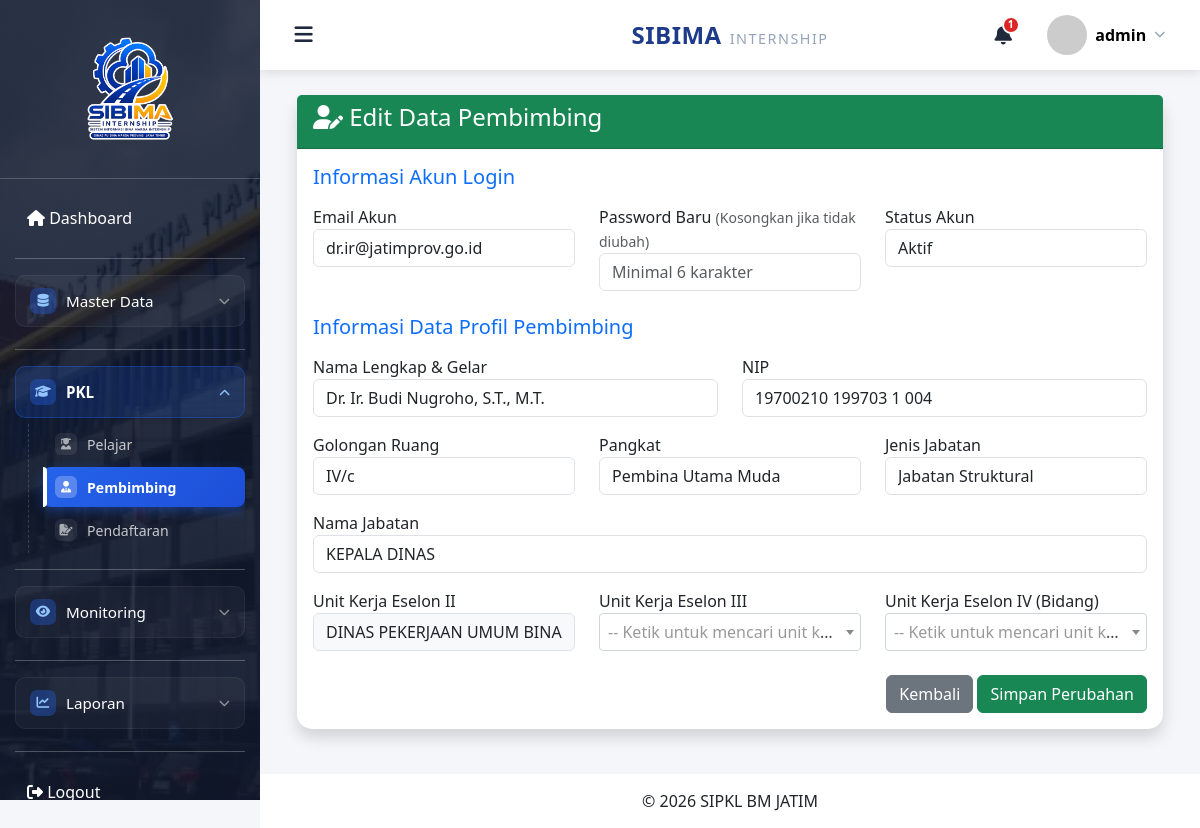
Screenshot of /admin/pembimbing/edit.php?id=2520 (signed in) with the database file from the repository.
### tables this page shows
CREATE TABLE `pembimbing` (
  `id` bigint(20) NOT NULL,
  `user_id` bigint(20) DEFAULT NULL,
  `nip` varchar(30) DEFAULT NULL,
  `nama` varchar(100) DEFAULT NULL,
  `email` varchar(150) DEFAULT NULL,
  `created_at` timestamp NULL DEFAULT NULL,
  `updated_at` timestamp NULL DEFAULT NULL,
  `unit_kerja_id` int(11) DEFAULT NULL,
  `golongan_ruang` varchar(50) DEFAULT NULL,
  `nama_jabatan` varchar(150) DEFAULT NULL,
  `jenis_jabatan` varchar(100) DEFAULT NULL,
  `pangkat` varchar(100) DEFAULT NULL
);

CREATE TABLE `users` (
  `id` bigint(20) NOT NULL,
  `role_id` bigint(20) NOT NULL,
  `name` varchar(100) NOT NULL,
  `email` varchar(100) NOT NULL,
  `password` varchar(255) NOT NULL,
  `status` enum('aktif','nonaktif') DEFAULT 'aktif',
  `remember_token` varchar(100) DEFAULT NULL,
  `created_at` timestamp NULL DEFAULT NULL,
  `updated_at` timestamp NULL DEFAULT NULL
);

### admin/pembimbing/edit.php (the view, shortened to what this page needs)
<?php
    include "../../config/koneksi.php";
    $id = isset($_GET['id']) ? mysqli_real_escape_string($conn, $_GET['id']) : '';
    $query_pembimbing = mysqli_query($conn, "
        SELECT p.*,
               uk.unit_kerja_es_iii,
               uk.unit_kerja_es_iv,
               us.email,
               us.status
        FROM pembimbing p
        LEFT JOIN unit_kerja uk ON p.unit_kerja_id = uk.id
        LEFT JOIN users us ON p.user_id = us.id
        WHERE p.id = '$id'
    ");
    $p = mysqli_fetch_assoc($query_pembimbing);
    include "../../include/header.php";
    include "../../include/navbar.php";
    include "../../include/sidebar.php";
?>
<link href="https://cdn.jsdelivr.net/npm/select2@4.1.0-rc.0/dist/css/select2.min.css" rel="stylesheet" />
<div class="container-fluid">
    <div class="card shadow">
        <div class="card-header bg-success text-white">
            <h4><i class="fa-solid fa-user-pen"></i> Edit Data Pembimbing</h4>
        </div>
        <div class="card-body">
            <form action="proses_edit.php" method="POST">
                <h5 class="text-primary mb-3">Informasi Akun Login</h5>
                <div class="row mb-4">
                    <div class="col-md-4">
                        <label>Email Akun</label>
                        <input type="email" name="email" class="form-control"
                            value="<?php echo htmlspecialchars($p['email'] ?? ''); ?>" placeholder="contoh@email.com"
                            required>
                    </div>
                    <div class="col-md-4">
                        <label>Password Baru <small class="text-muted">(Kosongkan jika tidak diubah)</small></label>
                        <input type="password" name="password" class="form-control" placeholder="Minimal 6 karakter">
                    </div>
                    <div class="col-md-4">
                        <label>Status Akun</label>
                        <select name="status" class="form-control" required>
                            <option value="Aktif" <?php echo (isset($p['status']) && strtolower($p['status']) == 'aktif') ? 'selected' : ''; ?>>Aktif</option>
                        </select>
                    </div>
                </div>
                <h5 class="text-primary mb-3">Informasi Data Profil Pembimbing</h5>
                <div class="row mb-3">
                    <div class="col-md-6">
                        <label>Nama Lengkap & Gelar</label>
                        <input type="text" name="nama" class="form-control"
                            value="<?php echo htmlspecialchars($p['nama'] ?? ''); ?>"
                            placeholder="Masukkan nama lengkap" required>
                    </div>
                    <div class="col-md-6">
                        <label>NIP</label>
                        <input type="text" name="nip" class="form-control"
                            value="<?php echo htmlspecialchars($p['nip'] ?? ''); ?>" placeholder="Nomor Induk Pegawai"
                            required>
                    </div>
                </div>
                <div class="row mb-3">
                    <div class="col-md-4">
                        <label>Golongan Ruang</label>
                        <input type="text" name="golongan_ruang" class="form-control"
                            value="<?php echo htmlspecialchars($p['golongan_ruang'] ?? ''); ?>"
                            placeholder="Contoh: IV/c - Pembina Utama Muda" required>
                    </div>
                    <div class="col-md-4">
                        <label>Pangkat</label>
                        <input type="text" name="pangkat" class="form-control"
                            value="<?php echo htmlspecialchars($p['pangkat'] ?? ''); ?>"
                            placeholder="Contoh: Pembina Utama Muda" required>
                    </div>
                    <div class="col-md-4">
                        <label>Jenis Jabatan</label>
                        <input type="text" name="jenis_jabatan" class="form-control"
                            value="<?php echo htmlspecialchars($p['jenis_jabatan'] ?? ''); ?>"
                            placeholder="Contoh: Jabatan Struktural / Fungsional" required>
                    </div>
                </div>
                <div class="row mb-3">
                    <div class="col-md-12">
                        <label>Nama Jabatan</label>
                        <input type="text" name="nama_jabatan" class="form-control"
                            value="<?php echo htmlspecialchars($p['nama_jabatan'] ?? ''); ?>"
                            placeholder="Contoh: KEPALA DINAS / KEPALA BIDANG" required>
                    </div>
                </div>
                <div class="row mb-4">
                    <div class="col-md-4">
                        <label>Unit Kerja Eselon II</label>
                        <input type="text" class="form-control bg-light" value="DINAS PEKERJAAN UMUM BINA MARGA" disabled>
                    </div>
                    <div class="col-md-4">
                        <label>Unit Kerja Eselon III</label>
                    </div>
                    <div class="col-md-4">
                        <label>Unit Kerja Eselon IV (Bidang)</label>
                    </div>
                </div>
                <div class="text-end">
                    <a href="index.php" class="btn btn-secondary">Kembali</a>
                    <button type="submit" class="btn btn-success">Simpan Perubahan</button>
                </div>
            </form>
        </div>
    </div>
</div>
<?php include "../../include/footer.php"; ?>

### assets/css/style.css (style rules this page uses)
* { margin:0; padding:0; box-sizing:border-box; }
body { background:#f4f6f9; font-family:'Segoe UI',sans-serif; }
a { text-decoration:none; }
.card { border:none; border-radius:15px; box-shadow:0 5px 15px rgba(0,0,0,.08); }

### rows the page displays
pembimbing: email "dr.ir@jatimprov.go.id", nama "Dr. Ir. Budi Nugroho, S.T., M.T.", nip "19700210 199703 1 004", golongan_ruang "IV/c", pangkat "Pembina Utama Muda", jenis_jabatan "Jabatan Struktural", nama_jabatan "KEPALA DINAS"
users: status "Aktif"

### other values shown
$totalNotifikasi "1"
$_SESSION['nama'] "admin"
